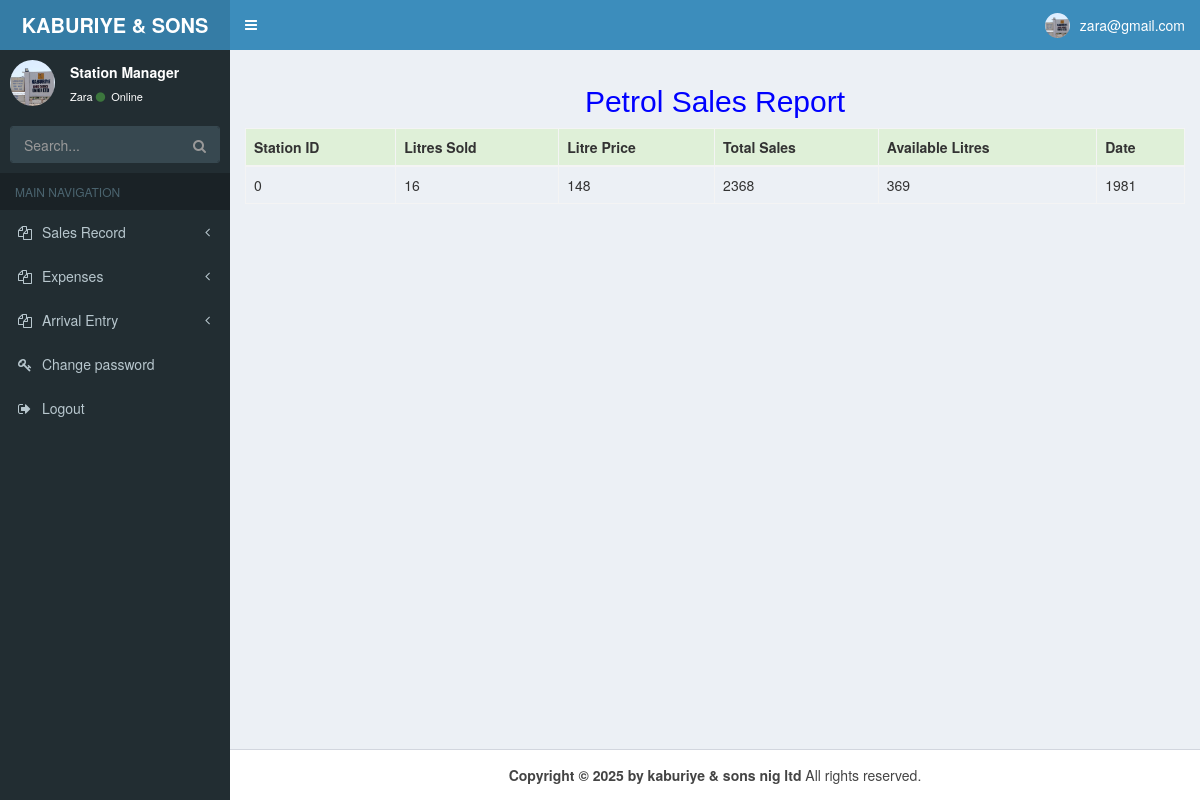
Screenshot of /sales_r.php (signed in) with the database file from the repository.
### tables this page shows
CREATE TABLE `station_manager` (
  `ID` int(50) NOT NULL,
  `employee_id` varchar(45) NOT NULL,
  `station_id` varchar(50) NOT NULL,
  `surname` varchar(50) NOT NULL,
  `othername` varchar(50) NOT NULL,
  `sex` varchar(6) NOT NULL,
  `dob` varchar(10) NOT NULL,
  `state_origin` varchar(20) NOT NULL,
  `local_government` varchar(60) NOT NULL,
  `religion` varchar(15) NOT NULL,
  `phonenumber` varchar(16) NOT NULL,
  `email` varchar(70) NOT NULL,
  `password` varchar(100) NOT NULL
);

CREATE TABLE `petrol_sales` (
  `SN` int(11) NOT NULL,
  `station_id` int(11) NOT NULL,
  `litre_sold` int(11) NOT NULL,
  `litre_price` int(11) NOT NULL,
  `total_sales` int(11) NOT NULL,
  `available_litre` int(11) NOT NULL,
  `date` int(11) NOT NULL
);

### sales_r.php (the view, shortened to what this page needs)
<?php
require __DIR__ . "/config/database.php";
$user = $_SESSION['station']['station_id'];
$profile = mysqli_query($conn, "select * from station_manager where station_id='$user'");
$fetch = mysqli_fetch_assoc($profile);
?>
<!DOCTYPE html>
<html>
<head>
  <link rel="stylesheet" href="css/bootstrap.min.css">
  <link rel="stylesheet" href="css/font-awesome.min.css">
  <link rel="stylesheet" href="css/ionicons.min.css">
  <link rel="stylesheet" href="css/AdminLTE.min.css">
  <link rel="stylesheet" href="css/_all-skins.min.css">
</head>
<body class="hold-transition skin-blue sidebar-mini">
  <div class="wrapper">
    <header class="main-header">
      <a href="sm_login_home.php" class="logo">
        <span class="logo-lg"><b>KABURIYE & SONS NIG LTD</b></span>
      </a>
      <nav class="navbar navbar-static-top">
        <a href="#" class="sidebar-toggle" data-toggle="push-menu" role="button">
        </a>
        <div class="navbar-custom-menu">
          <ul class="nav navbar-nav">
            <li class="dropdown user user-menu">
              <a href="#" class="dropdown-toggle" data-toggle="dropdown">
                <img src="images/admin.jpg" class="user-image" alt="User Image">
                <span class="hidden-xs">
                  <?php echo "$fetch[email]"; ?>
                </span>
              </a>
            </li>
          </ul>
        </div>
      </nav>
    </header>
    <aside class="main-sidebar">
      <section class="sidebar">
        <div class="user-panel">
          <div class="pull-left image">
            <img src="images/admin.jpg" class="img-circle" alt="User Image">
          </div>
          <div class="pull-left info">
            <p>Station Manager </p>
            <a href="#">
              <?php echo "$fetch[surname]"; ?> <i class="fa fa-circle text-success"></i> Online
            </a>
          </div>
        </div>
        <form action="#" method="get" class="sidebar-form">
          <div class="input-group">
            <input type="text" name="q" class="form-control" placeholder="Search...">
            <span class="input-group-btn">
              <button type="submit" name="search" id="search-btn" class="btn btn-flat"><i class="fa fa-search"></i>
              </button>
            </span>
          </div>
        </form>
        <ul class="sidebar-menu" data-widget="tree">
          <li class="header">MAIN NAVIGATION</li>
          <li class="treeview">
            <a href="#">
              <i class="fa fa-files-o"></i> <span> Sales Record</span>
              <span class="pull-right-container">
                <small class="fa fa-angle-left pull-right "></small>
              </span>
            </a>
          </li>
          <li class="treeview">
            <a href="#">
              <i class="fa fa-files-o"></i> <span> Expenses</span>
              <span class="pull-right-container">
                <small class="fa fa-angle-left pull-right "></small>
              </span>
            </a>
          </li>
          <li class="treeview">
            <a href="#">
              <i class="fa fa-files-o"></i> <span> Arrival Entry</span>
              <span class="pull-right-container">
                <small class="fa fa-angle-left pull-right "></small>
              </span>
            </a>
          </li>
          <li>
            <a href="sm_cpassword.php">
              <i class="fa fa-key"></i> <span>Change password</span>
            </a>
          </li>
          <li>
            <a href="sm_logout.php">
              <i class="fa fa-sign-out"></i> <span>Logout</span>
            </a>
          </li>
      </section>
    </aside>
    <div class="content-wrapper">
      <section class="content">
        <h2 align="center" style="color:blue;"> Petrol Sales Report</h2>
        <div class="table-responsive">
          <table class="table table-bordered table-hover">
            <thead>
              <tr class="success">
                <th> Station ID </th>
                <th> Litres Sold </th>
                <th>Litre Price</th>
                <th>Total Sales</th>
                <th>Available Litres </th>
                <th>Date</th>
              </tr>
            </thead>
            <?php
            $getRecords_string = "SELECT * from petrol_sales where station_id='$user'";
            $getRecord = mysqli_query($conn, $getRecords_string);
            $num_of_record = mysqli_num_rows($getRecord);
            if ($num_of_record > 0) {
              while ($record = mysqli_fetch_array($getRecord)) {
                echo '<tr>';
                echo "<td class=''>$record[station_id]</td>";
                echo "<td class=''>$record[litre_sold]</td>";
                echo "<td class=''>$record[litre_price]</td>";
                echo "<td class=''>$record[total_sales]</td>";
                echo "<td class=''>$record[available_litre]</td>";
                echo "<td class=''>$record[date]</td>";
                echo '</tr>';
              }
            } else {
              echo "<h5>Loading..........</h5>";
            }
            ?>
          </table>
        </div>
      </section>
    </div>
    <footer class="main-footer">
      <center> <strong>Copyright &copy; 2025 by kaburiye & sons nig ltd</strong> All rights reserved.</center>
    </footer>
  </div>
</body>
</html>

### rows the page displays
station_manager: email "zara@gmail.com", surname "Zara"
petrol_sales: station "0", litre_sold "16", litre_price "148", total_sales "2368", available_litre "369", date "1981"
